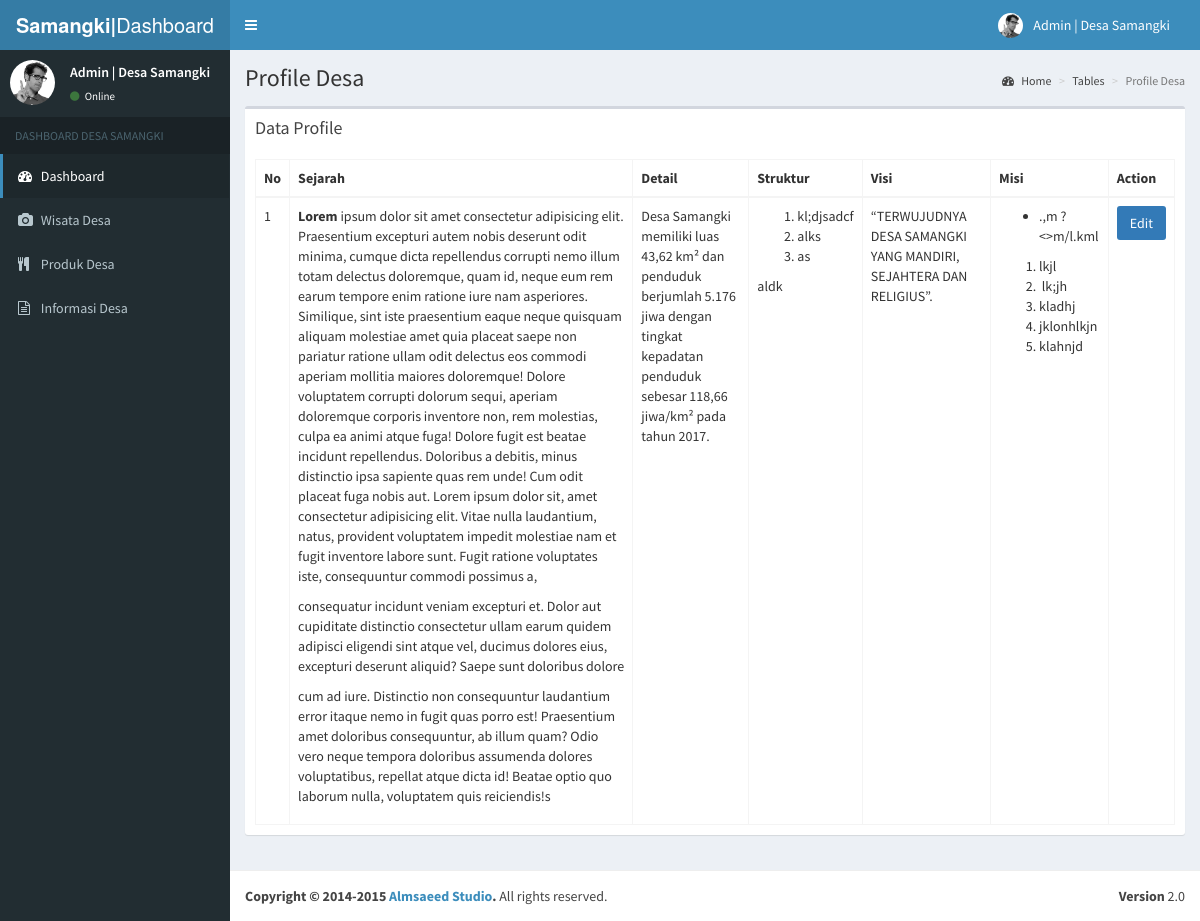
/admin/profile.php, run on the app's committed database.
### tables this page shows
CREATE TABLE `tb_profil` (
  `id_profil` int(11) NOT NULL,
  `sejarah` text NOT NULL,
  `detail` varchar(300) DEFAULT NULL,
  `struktural` varchar(100) DEFAULT NULL,
  `visi` varchar(200) DEFAULT NULL,
  `misi` varchar(200) DEFAULT NULL
);

### function/function.php (called while the page is built, shortened)
<?php
    $conn = mysqli_connect("localhost", "root", "", "desa_samangki");
    function view($query) {
        global $conn;
        $result = mysqli_query($conn, $query);
        return $result;
    }
?>

### admin/profile.php (the view)
<?php require 'template/header.php' ?>
<?php
  require '../function/function.php';
  $query_profile = view("SELECT * FROM tb_profil");
?>
      <div class="content-wrapper">
        <section class="content-header">
          <h1>
            Profile Desa
          </h1>
          <ol class="breadcrumb">
            <li><a href="#"><i class="fa fa-dashboard"></i> Home</a></li>
            <li><a href="#">Tables</a></li>
            <li class="active">Profile Desa</li>
          </ol>
        </section>
        <section class="content">
          <div class="row">
            <div class="col-xs-12">
              <div class="box">
                <div class="box-header">
                  <h3 class="box-title">Data Profile</h3>
                </div>
                <div class="box-body">
                  <table id="example2" class="table table-bordered table-hover">
                    <thead>
                      <tr>
                        <th>No</th>
                        <th>Sejarah</th>
                        <th>Detail </th>
                        <th>Struktur</th>
                        <th>Visi</th>
                        <th>Misi</th>
                        <th>Action</th>
                      </tr>
                    </thead>
                    <?php
                    $i = 1;
                    while($row = mysqli_fetch_assoc($query_profile)) : ?>
                    <tbody>
                        <td><?= $i++ ?></td>
                        <td><?= $row['sejarah'] ?></td>
                        <td><?= $row['detail'] ?></td>
                        <td><?= $row['struktural'] ?></td>
                        <td><?= $row['visi'] ?></td>
                        <td><?= $row['misi'] ?></td>
                        <td>
                          <a href="edit_profile.php" class="btn normal bg-primary">Edit</a>
                        </td>
                    </tbody>
                    <?php endwhile; ?>
                  </table>
                </div>
              </div>
            </div>
          </div>
        </section>
      </div>
     <?php require 'template/footer.php' ?>

### data on the page
tb_profil: sejarah "Lorem ipsum dolor sit amet consectetur adipisicing elit. Praesentium excepturi autem nobis deserunt odit minima, cumque dicta repellendus corrupti nemo illum totam delectus doloremque, quam id, neque eum rem earum tempore enim ratione iure nam asperiores. Similique, sint iste praesentium eaque neque quisquam aliquam molestiae amet quia placeat saepe non pariatur ratione ullam odit delectus eos commodi aperiam mollitia maiores doloremque! Dolore voluptatem corrupti dolorum sequi, aperiam doloremque corporis inventore non, rem molestias, culpa ea animi atque fuga! Dolore fugit est beatae incidunt repellendus. Doloribus a debitis, minus distinctio ipsa sapiente quas rem unde! Cum odit placeat…", detail "Desa Samangki memiliki luas 43,62 km² dan penduduk berjumlah 5.176 jiwa dengan tingkat kepadatan penduduk sebesar 118,66 jiwa/km² pada tahun 2017.", struktural "kl;djsadcf alks as aldk", visi "“TERWUJUDNYA DESA SAMANGKI YANG MANDIRI, SEJAHTERA DAN RELIGIUS”.", misi ".,m ?<>m/l.kml lkjl lk;jh kladhj jklonhlkjn klahnjd"
